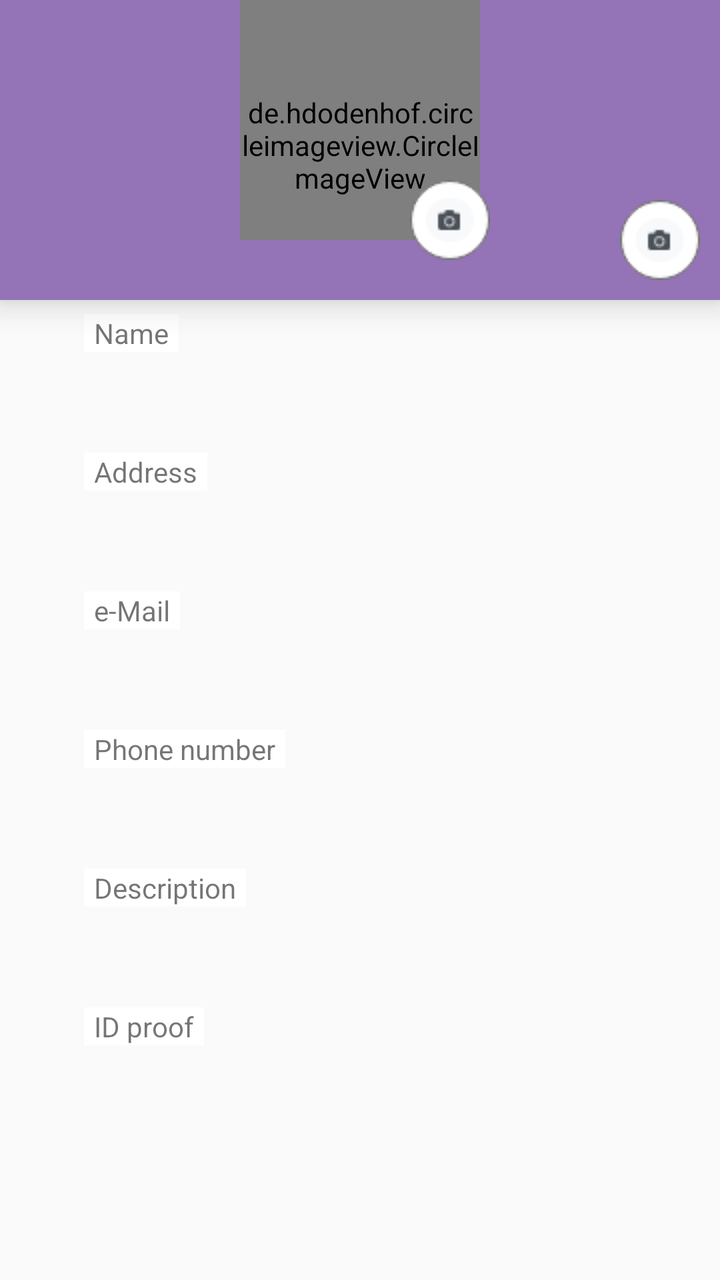
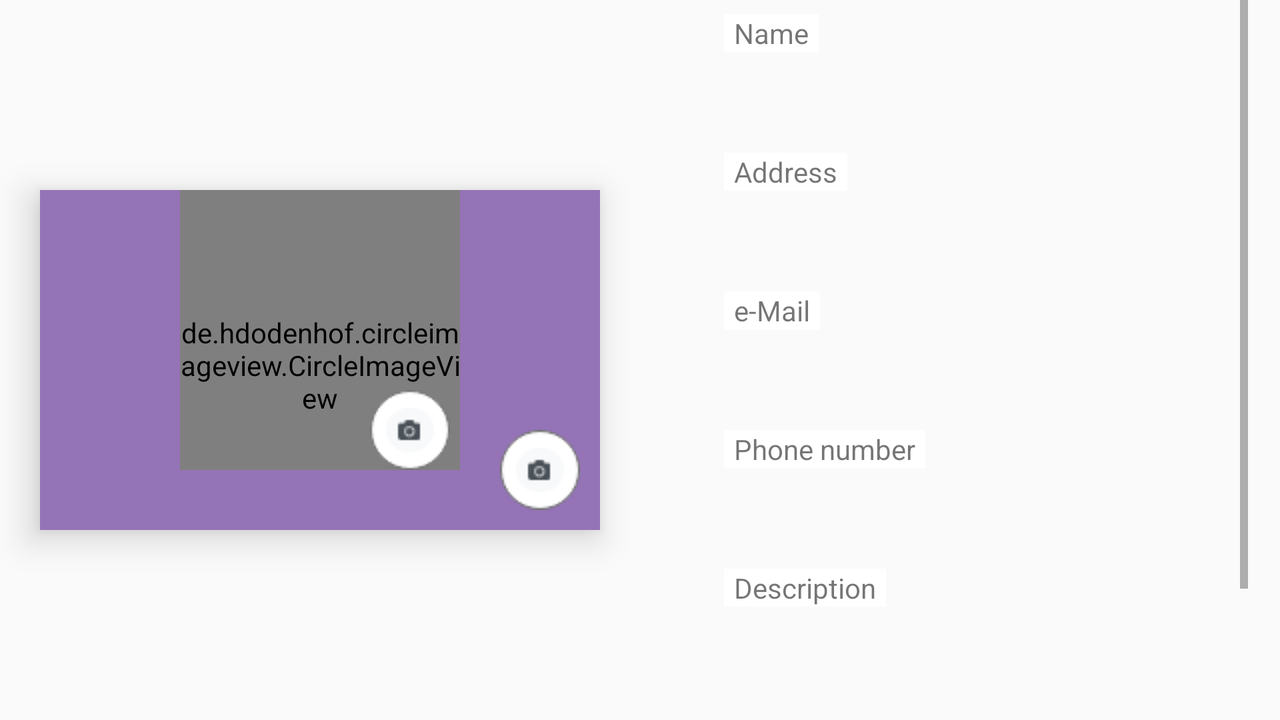

Compare how this app lays out the same screen by default and in its alternative resource folder. The renders come first, then the two layout files and the values they reference.
<!-- AndroidManifest.xml: application theme AppTheme -->
<!-- res/layout/activity_user_profile_edit.xml -->
<?xml version="1.0" encoding="utf-8"?>
<RelativeLayout xmlns:android="http://schemas.android.com/apk/res/android"
    xmlns:app="http://schemas.android.com/apk/res-auto"
    xmlns:tools="http://schemas.android.com/tools"
    android:layout_width="match_parent"
    android:layout_height="match_parent"
    xmlns:squint="http://schemas.android.com/apk/res-auto"
    tools:context=".activity.UserProfileNoEditActivity">
    <RelativeLayout
        android:id="@+id/top"
        android:layout_width="match_parent"
        android:layout_height="150dp"
        android:layout_alignParentTop="true"
        android:background="@color/top_bg"
        android:elevation="10dp">
        <ImageView
            android:id="@+id/topImg"
            android:layout_width="match_parent"
            android:layout_height="150dp"
            android:scaleType="fitXY"/>
        <de.hdodenhof.circleimageview.CircleImageView
            android:id="@+id/userImg"
            android:layout_width="120dp"
            android:layout_height="120dp"
            android:layout_centerHorizontal="true"
            android:src="@drawable/user_icon"
            android:paddingTop="25dp"
            app:civ_border_width="2dp"
            app:civ_border_color="#FF000000"/>
            <ImageView
                android:id="@+id/photo_userImg"
                android:layout_width="match_parent"
                android:layout_height="wrap_content"
                android:paddingLeft="90dp"
                android:paddingTop="90dp"
                android:src="@drawable/photo_icon" />
            <ImageView
                android:id="@+id/bg_userImg"
                android:layout_width="wrap_content"
                android:layout_height="wrap_content"
                android:layout_alignParentRight="true"
                android:layout_centerVertical="true"
                android:paddingTop="90dp"
                android:paddingRight="10dp"
                android:src="@drawable/photo_icon" />
    </RelativeLayout>
    <ScrollView
        android:layout_width="match_parent"
        android:layout_height="match_parent"
        android:paddingLeft="16dp"
        android:paddingRight="16dp"
        android:layout_below="@+id/top"
        >
        <RelativeLayout
            android:layout_width="wrap_content"
            android:layout_height="wrap_content"
            android:elevation="10dp">
            <RelativeLayout
                android:id="@+id/nameRl"
                style="@style/userEtTvRl">
                <EditText
                    android:id="@+id/nameEt"
                    style="@style/onelineuserEditText"
                    android:inputType="textPersonName"/>
                <TextView
                    style="@style/usereditTextView"
                    android:text="@string/name" />
            </RelativeLayout>
            <RelativeLayout
                android:id="@+id/addressRl"
                android:layout_below="@+id/nameRl"
                style="@style/userEtTvRl">
                <EditText
                    android:id="@+id/addressEt"
                    style="@style/fivelineuserEditText"
                    android:inputType="textPostalAddress"/>
                <TextView
                    style="@style/usereditTextView"
                    android:text="@string/address" />
            </RelativeLayout>
            <RelativeLayout
                android:id="@+id/mailRl"
                android:layout_below="@+id/addressRl"
                style="@style/userEtTvRl">
                <EditText
                    android:id="@+id/mailEt"
                    style="@style/onelineuserEditText"
                    android:inputType="textEmailAddress"/>
                <TextView
                    style="@style/usereditTextView"
                    android:text="@string/email" />
            </RelativeLayout>
            <RelativeLayout
                android:id="@+id/phoneRl"
                style="@style/userEtTvRl"
                android:layout_below="@+id/mailRl">
                <EditText
                    android:id="@+id/phoneEt"
                    style="@style/onelineuserEditText"
                    android:inputType="phone"/>
                <TextView
                    style="@style/usereditTextView"
                    android:text="@string/phonenumber" />
            </RelativeLayout>
            <RelativeLayout
                android:id="@+id/sDesRl"
                style="@style/userEtTvRl"
                android:layout_below="@+id/phoneRl">
                <EditText
                    android:id="@+id/sDesEt"
                    style="@style/threelineuserEditText"/>
                <TextView
                    style="@style/usereditTextView"
                    android:text="@string/description"
                    android:inputType="textMultiLine"/>
            </RelativeLayout>
            <RelativeLayout
                android:id="@+id/proofRl"
                style="@style/userEtTvRl"
                android:layout_below="@+id/sDesRl">
                <EditText
                    android:id="@+id/proofEt"
                    style="@style/onelineuserEditText"
                    android:inputType="text"/>
                <TextView
                    style="@style/usereditTextView"
                    android:text="@string/idproof" />
            </RelativeLayout>
        </RelativeLayout>
    </ScrollView>
</RelativeLayout>
<!-- resources referenced by this layout -->
<resources>
  <color name="top_bg">#9473B6</color>
  <!-- drawable photo_icon: png bitmap (drawable, 1747 bytes) -->
  <!-- drawable user_icon: png bitmap (drawable, 4818 bytes) -->
  <string name="address">Address</string>
  <string name="description">Description</string>
  <string name="email">e-Mail</string>
  <string name="idproof">ID proof</string>
  <string name="name">Name</string>
  <string name="phonenumber">Phone number</string>
  <style name="fivelineuserEditText">
          <item name="android:layout_width">match_parent</item>
          <item name="android:layout_height">wrap_content</item>
          <item name="android:layout_marginTop">15dp</item>
          <item name="android:background">@drawable/edit_text_round</item>
          <item name="android:padding">15dp</item>
          <item name="android:maxHeight">300dp</item>/&gt;
          <item name="android:maxLines">5</item>/&gt;
      </style>
  <style name="onelineuserEditText">
          <item name="android:layout_width">match_parent</item>
          <item name="android:layout_height">wrap_content</item>
          <item name="android:layout_marginTop">15dp</item>
          <item name="android:background">@drawable/edit_text_round</item>
          <item name="android:padding">15dp</item>
          <item name="android:maxHeight">200dp</item>/&gt;
          <item name="android:maxLines">1</item>/&gt;
      </style>
  <style name="threelineuserEditText">
      <item name="android:layout_width">match_parent</item>
      <item name="android:layout_height">wrap_content</item>
      <item name="android:layout_marginTop">15dp</item>
      <item name="android:background">@drawable/edit_text_round</item>
      <item name="android:padding">15dp</item>
      <item name="android:maxHeight">300dp</item>/&gt;
      <item name="android:maxLines">5</item>/&gt;
      </style>
  <style name="userEtTvRl">
          <item name="android:layout_width">match_parent</item>
          <item name="android:layout_height">match_parent</item>
          <item name="android:paddingLeft">16dp</item>
          <item name="android:paddingRight">16dp</item>/&gt;
      </style>
  <style name="usereditTextView">
          <item name="android:layout_width">wrap_content</item>
          <item name="android:layout_height">wrap_content</item>
          <item name="android:layout_marginLeft">10dp</item>
          <item name="android:layout_marginTop">7dp</item>
          <item name="android:background">#ffffff</item>
          <item name="android:paddingLeft">5dp</item>
          <item name="android:paddingRight">5dp</item>/&gt;
      </style>
  <style name="AppTheme" parent="Theme.AppCompat.Light.DarkActionBar">
          
          <item name="colorPrimary">@color/top_bg</item>
          <item name="colorPrimaryDark">@color/colorPrimaryDark</item>
          <item name="colorAccent">@color/colorAccent</item>
      </style>
  <color name="colorPrimaryDark">#A85914A3</color>
  <color name="colorAccent">#D81B60</color>
</resources>
<!-- res/layout-land/activity_user_profile_edit.xml (the author's variant of the layout above) -->
<!-- drawn on the phone turned sideways -->
<?xml version="1.0" encoding="utf-8"?>
<RelativeLayout
    xmlns:android="http://schemas.android.com/apk/res/android"
    xmlns:app="http://schemas.android.com/apk/res-auto"
    xmlns:tools="http://schemas.android.com/tools"
    android:layout_width="match_parent"
    android:layout_height="match_parent"
    tools:context=".activity.UserProfileNoEditActivity">
    <LinearLayout
        android:layout_width="match_parent"
        android:layout_height="match_parent"
        android:weightSum="1"
        android:orientation="horizontal">
    <RelativeLayout
        android:id="@+id/top"
        android:layout_width="match_parent"
        android:layout_height="170dp"
        android:layout_gravity="center_vertical"
        android:background="@color/top_bg"
        android:layout_weight="0.5"
        android:elevation="10dp"
        android:layout_margin="20dp">
        <ImageView
            android:id="@+id/topImg"
            android:layout_width="match_parent"
            android:layout_height="170dp"
            android:scaleType="fitXY"/>
        <de.hdodenhof.circleimageview.CircleImageView
            android:id="@+id/userImg"
            android:layout_width="140dp"
            android:layout_height="140dp"
            android:layout_centerHorizontal="true"
            android:src="@drawable/user_icon"
            android:paddingTop="35dp"
            app:civ_border_width="2dp"
            app:civ_border_color="#FF000000"/>
            <ImageView
                android:id="@+id/photo_userImg"
                android:layout_width="match_parent"
                android:layout_height="wrap_content"
                android:paddingLeft="90dp"
                android:paddingTop="100dp"
                android:src="@drawable/photo_icon" />
            <ImageView
                android:id="@+id/bg_userImg"
                android:layout_width="wrap_content"
                android:layout_height="wrap_content"
                android:layout_alignParentRight="true"
                android:layout_centerVertical="true"
                android:paddingTop="110dp"
                android:paddingRight="10dp"
                android:src="@drawable/photo_icon" />
    </RelativeLayout>
    <ScrollView
        android:layout_width="match_parent"
        android:layout_height="match_parent"
        android:layout_alignParentTop="true"
        android:layout_weight="0.5"
        android:layout_alignParentRight="true"
        android:paddingLeft="16dp"
        android:paddingRight="16dp"
        android:layout_marginBottom="10dp"
        >
        <RelativeLayout
            android:layout_width="wrap_content"
            android:layout_height="wrap_content"
            android:elevation="10dp">
            <RelativeLayout
                android:id="@+id/nameRl"
                style="@style/userEtTvRl">
                <EditText
                    android:id="@+id/nameEt"
                    style="@style/onelineuserEditText"
                    android:inputType="textPersonName"/>
                <TextView
                    style="@style/usereditTextView"
                    android:text="@string/name" />
            </RelativeLayout>
            <RelativeLayout
                android:id="@+id/addressRl"
                android:layout_below="@+id/nameRl"
                style="@style/userEtTvRl">
                <EditText
                    android:id="@+id/addressEt"
                    style="@style/fivelineuserEditText"
                    android:inputType="textPostalAddress"/>
                <TextView
                    style="@style/usereditTextView"
                    android:text="@string/address" />
            </RelativeLayout>
            <RelativeLayout
                android:id="@+id/mailRl"
                android:layout_below="@+id/addressRl"
                style="@style/userEtTvRl">
                <EditText
                    android:id="@+id/mailEt"
                    style="@style/onelineuserEditText"
                    android:inputType="textEmailAddress"/>
                <TextView
                    style="@style/usereditTextView"
                    android:text="@string/email" />
            </RelativeLayout>
            <RelativeLayout
                android:id="@+id/phoneRl"
                style="@style/userEtTvRl"
                android:layout_below="@+id/mailRl">
                <EditText
                    android:id="@+id/phoneEt"
                    style="@style/onelineuserEditText"
                    android:inputType="phone"/>
                <TextView
                    style="@style/usereditTextView"
                    android:text="@string/phonenumber" />
            </RelativeLayout>
            <RelativeLayout
                android:id="@+id/sDesRl"
                style="@style/userEtTvRl"
                android:layout_below="@+id/phoneRl">
                <EditText
                    android:id="@+id/sDesEt"
                    style="@style/threelineuserEditText"/>
                <TextView
                    style="@style/usereditTextView"
                    android:text="@string/description"
                    android:inputType="textMultiLine"/>
            </RelativeLayout>
            <RelativeLayout
                android:id="@+id/proofRl"
                style="@style/userEtTvRl"
                android:layout_below="@+id/sDesRl">
                <EditText
                    android:id="@+id/proofEt"
                    style="@style/onelineuserEditText"
                    android:inputType="text"/>
                <TextView
                    style="@style/usereditTextView"
                    android:text="@string/idproof" />
            </RelativeLayout>
        </RelativeLayout>
    </ScrollView>
    </LinearLayout>
</RelativeLayout>
